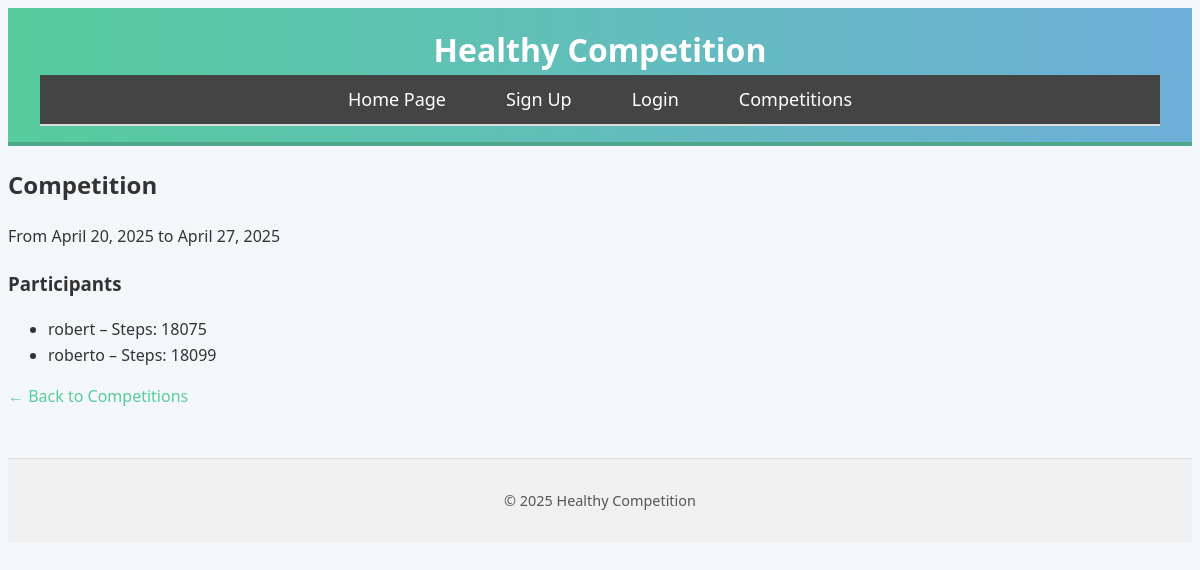
/competition/2/, run on an earlier commit of the app's database.
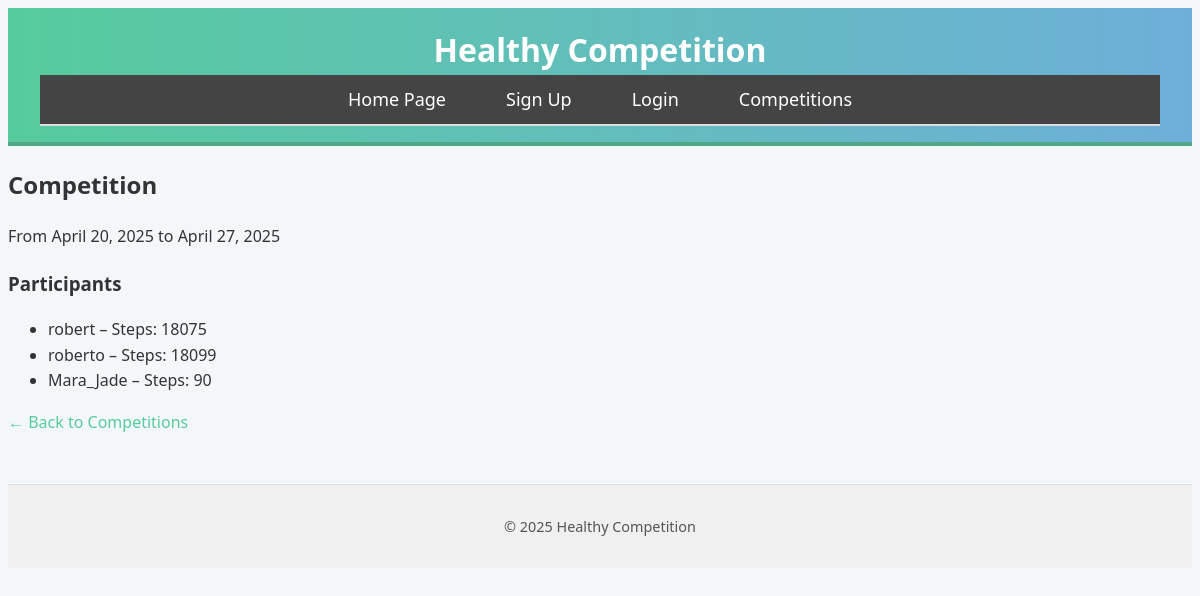
And on a later commit of the database.
### src/models.py (models this page shows, shortened)
class CompetitionParticipant(models.Model):
    user = models.ForeignKey(User, on_delete=models.CASCADE)
    competition = models.ForeignKey(Competition, on_delete=models.CASCADE)
    steps = models.PositiveIntegerField(default=0)
    joined_at = models.DateTimeField(auto_now_add=True)
    class Meta:
        unique_together = ('user', 'competition')  #This prevents duplicates

### src/views.py (the view)
# urls.py: path('competition/<int:competition_id>/', views.competition_detail, name='competition_detail'),
def competition_detail(request, competition_id):
    competition = get_object_or_404(Competition, pk=competition_id)
    participants = CompetitionParticipant.objects.filter(competition=competition)
    for participant in participants:
        steps_during_comp = (
            ActivityLog.objects
            .filter(
                user=participant.user,
                date__gte=competition.start_date,
                date__lte=competition.end_date
            )
            .aggregate(total_steps=Sum('steps'))['total_steps'] or 0
        )
        participant.total_steps_during_comp = steps_during_comp
    return render(request, 'competition_detail.html', {
        'competition': competition,
        'participants': participants
    })

### src/templates/competition_detail.html
{% extends 'base.html' %}
{% block content %}
  <h2>{{ competition.name }}</h2>
  <p>From {{ competition.start_date }} to {{ competition.end_date }}</p>
  <h3>Participants</h3>
  <ul>
    {% for participant in participants %}
      <li>
        {{ participant.user.username }} – Steps: {{ participant.total_steps_during_comp }}
      </li>
    {% empty %}
      <li>No one has joined this competition yet.</li>
    {% endfor %}
  </ul>
  <a href="{% url 'competition_list' %}">← Back to Competitions</a>
{% endblock %}

What changed in the data, as far as the page shows it:
added CompetitionParticipant: user.username "Mara_Jade", total_steps_during_comp "90"
